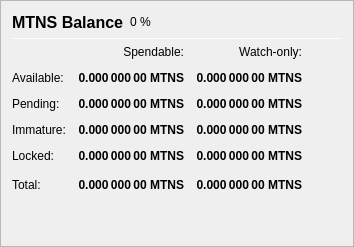
                   <widget class="QFrame" name="frame_Balances">
                    <property name="frameShape">
                     <enum>QFrame::StyledPanel</enum>
                    </property>
                    <property name="frameShadow">
                     <enum>QFrame::Raised</enum>
                    </property>
                    <layout class="QVBoxLayout" name="verticalLayout_4">
                     <item>
                      <layout class="QHBoxLayout" name="horizontalLayout_4">
                       <item>
                        <widget class="QLabel" name="label_5">
                         <property name="minimumSize">
                          <size>
                           <width>0</width>
                           <height>20</height>
                          </size>
                         </property>
                         <property name="font">
                          <font>
                           <pointsize>12</pointsize>
                           <weight>75</weight>
                           <bold>true</bold>
                          </font>
                         </property>
                         <property name="text">
                          <string>MTNS Balance</string>
                         </property>
                        </widget>
                       </item>
                       <item>
                        <widget class="QLabel" name="labelMTNSPercent">
                         <property name="text">
                          <string notr="true">0 %</string>
                         </property>
                        </widget>
                       </item>
                       <item>
                        <spacer name="horizontalSpacer_3">
                         <property name="orientation">
                          <enum>Qt::Horizontal</enum>
                         </property>
                         <property name="sizeHint" stdset="0">
                          <size>
                           <width>40</width>
                           <height>20</height>
                          </size>
                         </property>
                        </spacer>
                       </item>
                      </layout>
                     </item>
                     <item>
                      <widget class="Line" name="line_Balance">
                       <property name="minimumSize">
                        <size>
                         <width>0</width>
                         <height>1</height>
                        </size>
                       </property>
                       <property name="maximumSize">
                        <size>
                         <width>16777215</width>
                         <height>1</height>
                        </size>
                       </property>
                       <property name="orientation">
                        <enum>Qt::Horizontal</enum>
                       </property>
                      </widget>
                     </item>
                     <item>
                      <layout class="QGridLayout" name="gridLayout">
                       <property name="spacing">
                        <number>12</number>
                       </property>
                       <item row="0" column="1">
                        <widget class="QLabel" name="labelSpendable">
                         <property name="text">
                          <string>Spendable:</string>
                         </property>
                         <property name="alignment">
                          <set>Qt::AlignRight|Qt::AlignTrailing|Qt::AlignVCenter</set>
                         </property>
                        </widget>
                       </item>
                       <item row="0" column="2">
                        <widget class="QLabel" name="labelWatchonly">
                         <property name="text">
                          <string>Watch-only:</string>
                         </property>
                         <property name="alignment">
                          <set>Qt::AlignRight|Qt::AlignTrailing|Qt::AlignVCenter</set>
                         </property>
                        </widget>
                       </item>
                       <item row="1" column="0">
                        <widget class="QLabel" name="labelBalanceText">
                         <property name="text">
                          <string>Available:</string>
                         </property>
                        </widget>
                       </item>
                       <item row="1" column="1">
                        <widget class="QLabel" name="labelBalance">
                         <property name="font">
                          <font>
                           <weight>75</weight>
                           <bold>true</bold>
                          </font>
                         </property>
                         <property name="cursor">
                          <cursorShape>IBeamCursor</cursorShape>
                         </property>
                         <property name="toolTip">
                          <string>Your current spendable balance</string>
                         </property>
                         <property name="text">
                          <string notr="true">0.000 000 00 MTNS</string>
                         </property>
                         <property name="alignment">
                          <set>Qt::AlignRight|Qt::AlignTrailing|Qt::AlignVCenter</set>
                         </property>
                         <property name="textInteractionFlags">
                          <set>Qt::LinksAccessibleByMouse|Qt::TextSelectableByKeyboard|Qt::TextSelectableByMouse</set>
                         </property>
                        </widget>
                       </item>
                       <item row="1" column="2">
                        <widget class="QLabel" name="labelWatchAvailable">
                         <property name="font">
                          <font>
                           <weight>75</weight>
                           <bold>true</bold>
                          </font>
                         </property>
                         <property name="cursor">
                          <cursorShape>IBeamCursor</cursorShape>
                         </property>
                         <property name="toolTip">
                          <string>Your current balance in watch-only addresses</string>
                         </property>
                         <property name="text">
                          <string notr="true">0.000 000 00 MTNS</string>
                         </property>
                         <property name="alignment">
                          <set>Qt::AlignRight|Qt::AlignTrailing|Qt::AlignVCenter</set>
                         </property>
                         <property name="textInteractionFlags">
                          <set>Qt::LinksAccessibleByMouse|Qt::TextSelectableByKeyboard|Qt::TextSelectableByMouse</set>
                         </property>
                        </widget>
                       </item>
                       <item row="2" column="0">
                        <widget class="QLabel" name="labelPendingText">
                         <property name="text">
                          <string>Pending:</string>
                         </property>
                        </widget>
                       </item>
                       <item row="2" column="1">
                        <widget class="QLabel" name="labelUnconfirmed">
                         <property name="font">
                          <font>
                           <weight>75</weight>
                           <bold>true</bold>
                          </font>
                         </property>
                         <property name="cursor">
                          <cursorShape>IBeamCursor</cursorShape>
                         </property>
                         <property name="toolTip">
                          <string>Total of transactions that have yet to be confirmed, and do not yet count toward the spendable balance</string>
                         </property>
                         <property name="text">
                          <string notr="true">0.000 000 00 MTNS</string>
                         </property>
                         <property name="alignment">
                          <set>Qt::AlignRight|Qt::AlignTrailing|Qt::AlignVCenter</set>
                         </property>
                         <property name="textInteractionFlags">
                          <set>Qt::LinksAccessibleByMouse|Qt::TextSelectableByKeyboard|Qt::TextSelectableByMouse</set>
                         </property>
                        </widget>
                       </item>
                       <item row="2" column="2">
                        <widget class="QLabel" name="labelWatchPending">
                         <property name="font">
                          <font>
                           <weight>75</weight>
                           <bold>true</bold>
                          </font>
                         </property>
                         <property name="cursor">
                          <cursorShape>IBeamCursor</cursorShape>
                         </property>
                         <property name="toolTip">
                          <string>Unconfirmed transactions to watch-only addresses</string>
                         </property>
                         <property name="text">
                          <string notr="true">0.000 000 00 MTNS</string>
                         </property>
                         <property name="alignment">
                          <set>Qt::AlignRight|Qt::AlignTrailing|Qt::AlignVCenter</set>
                         </property>
                         <property name="textInteractionFlags">
                          <set>Qt::LinksAccessibleByMouse|Qt::TextSelectableByKeyboard|Qt::TextSelectableByMouse</set>
                         </property>
                        </widget>
                       </item>
                       <item row="3" column="0">
                        <widget class="QLabel" name="labelImmatureText">
                         <property name="text">
                          <string>Immature:</string>
                         </property>
                        </widget>
                       </item>
                       <item row="3" column="1">
                        <widget class="QLabel" name="labelImmature">
                         <property name="font">
                          <font>
                           <weight>75</weight>
                           <bold>true</bold>
                          </font>
                         </property>
                         <property name="cursor">
                          <cursorShape>IBeamCursor</cursorShape>
                         </property>
                         <property name="toolTip">
                          <string>Staked or masternode rewards that has not yet matured</string>
                         </property>
                         <property name="text">
                          <string notr="true">0.000 000 00 MTNS</string>
                         </property>
                         <property name="alignment">
                          <set>Qt::AlignRight|Qt::AlignTrailing|Qt::AlignVCenter</set>
                         </property>
                         <property name="textInteractionFlags">
                          <set>Qt::LinksAccessibleByMouse|Qt::TextSelectableByKeyboard|Qt::TextSelectableByMouse</set>
                         </property>
                        </widget>
                       </item>
                       <item row="3" column="2">
                        <widget class="QLabel" name="labelWatchImmature">
                         <property name="font">
                          <font>
                           <weight>75</weight>
                           <bold>true</bold>
                          </font>
                         </property>
                         <property name="cursor">
                          <cursorShape>IBeamCursor</cursorShape>
                         </property>
                         <property name="toolTip">
                          <string>Staked or masternode rewards in watch-only addresses that has not yet matured</string>
                         </property>
                         <property name="text">
                          <string notr="true">0.000 000 00 MTNS</string>
                         </property>
                         <property name="alignment">
                          <set>Qt::AlignRight|Qt::AlignTrailing|Qt::AlignVCenter</set>
                         </property>
                         <property name="textInteractionFlags">
                          <set>Qt::LinksAccessibleByMouse|Qt::TextSelectableByKeyboard|Qt::TextSelectableByMouse</set>
                         </property>
                        </widget>
                       </item>
                       <item row="4" column="0">
                        <widget class="QLabel" name="labelLockedBalanceText">
                         <property name="toolTip">
                          <string>Locked MTNS or Masternode collaterals.</string>
                         </property>
                         <property name="text">
                          <string>Locked:</string>
                         </property>
                        </widget>
                       </item>
                       <item row="4" column="1">
                        <widget class="QLabel" name="labelLockedBalance">
                         <property name="font">
                          <font>
                           <weight>75</weight>
                           <bold>true</bold>
                          </font>
                         </property>
                         <property name="cursor">
                          <cursorShape>IBeamCursor</cursorShape>
                         </property>
                         <property name="toolTip">
                          <string>Locked MTNS or Masternode collaterals.</string>
                         </property>
                         <property name="text">
                          <string notr="true">0.000 000 00 MTNS</string>
                         </property>
                         <property name="alignment">
                          <set>Qt::AlignRight|Qt::AlignTrailing|Qt::AlignVCenter</set>
                         </property>
                         <property name="textInteractionFlags">
                          <set>Qt::LinksAccessibleByMouse|Qt::TextSelectableByKeyboard|Qt::TextSelectableByMouse</set>
                         </property>
                        </widget>
                       </item>
                       <item row="4" column="2">
                        <widget class="QLabel" name="labelWatchLocked">
                         <property name="font">
                          <font>
                           <weight>75</weight>
                           <bold>true</bold>
                          </font>
                         </property>
                         <property name="cursor">
                          <cursorShape>IBeamCursor</cursorShape>
                         </property>
                         <property name="toolTip">
                          <string>Current locked balance in watch-only addresses</string>
                         </property>
                         <property name="text">
                          <string notr="true">0.000 000 00 MTNS</string>
                         </property>
                         <property name="alignment">
                          <set>Qt::AlignRight|Qt::AlignTrailing|Qt::AlignVCenter</set>
                         </property>
                         <property name="textInteractionFlags">
                          <set>Qt::LinksAccessibleByMouse|Qt::TextSelectableByKeyboard|Qt::TextSelectableByMouse</set>
                         </property>
                        </widget>
                       </item>
                       <item row="5" column="0">
                        <widget class="QLabel" name="labelTotalText">
                         <property name="text">
                          <string>Total:</string>
                         </property>
                         <property name="toolTip">
                          <string>Your current CHIPO balance, unconfirmed and immature transactions included</string>
                         </property>
                        </widget>
                       </item>
                       <item row="5" column="1">
                        <widget class="QLabel" name="labelTotal">
                         <property name="font">
                          <font>
                           <weight>75</weight>
                           <bold>true</bold>
                          </font>
                         </property>
                         <property name="cursor">
                          <cursorShape>IBeamCursor</cursorShape>
                         </property>
                         <property name="toolTip">
                          <string>Your current CHIPO balance, unconfirmed and immature transactions included</string>
                         </property>
                         <property name="text">
                          <string notr="true">0.000 000 00 MTNS</string>
                         </property>
                         <property name="alignment">
                          <set>Qt::AlignRight|Qt::AlignTrailing|Qt::AlignVCenter</set>
                         </property>
                         <property name="textInteractionFlags">
                          <set>Qt::LinksAccessibleByMouse|Qt::TextSelectableByKeyboard|Qt::TextSelectableByMouse</set>
                         </property>
                        </widget>
                       </item>
                       <item row="5" column="2">
                        <widget class="QLabel" name="labelWatchTotal">
                         <property name="font">
                          <font>
                           <weight>75</weight>
                           <bold>true</bold>
                          </font>
                         </property>
                         <property name="cursor">
                          <cursorShape>IBeamCursor</cursorShape>
                         </property>
                         <property name="toolTip">
                          <string>Current total balance in watch-only addresses</string>
                         </property>
                         <property name="text">
                          <string notr="true">0.000 000 00 MTNS</string>
                         </property>
                         <property name="alignment">
                          <set>Qt::AlignRight|Qt::AlignTrailing|Qt::AlignVCenter</set>
                         </property>
                         <property name="textInteractionFlags">
                          <set>Qt::LinksAccessibleByMouse|Qt::TextSelectableByKeyboard|Qt::TextSelectableByMouse</set>
                         </property>
                        </widget>
                       </item>
                       <item row="5" column="3">
                        <spacer name="horizontalSpacer_9">
                         <property name="orientation">
                          <enum>Qt::Horizontal</enum>
                         </property>
                         <property name="sizeHint" stdset="0">
                          <size>
                           <width>40</width>
                           <height>20</height>
                          </size>
                         </property>
                        </spacer>
                       </item>
                      </layout>
                     </item>
                     <item>
                      <spacer name="verticalSpacer_3">
                       <property name="orientation">
                        <enum>Qt::Vertical</enum>
                       </property>
                       <property name="sizeHint" stdset="0">
                        <size>
                         <width>20</width>
                         <height>40</height>
                        </size>
                       </property>
                      </spacer>
                     </item>
                    </layout>
                   </widget>
